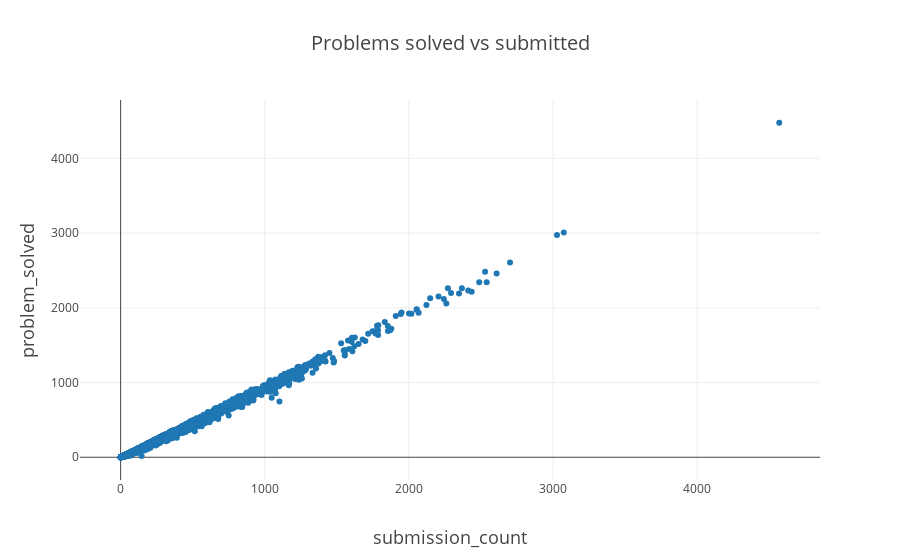

Notebook code for this chart:
### Markdown cell above
The submission_count and problem_solved features appear to have very similar distributions. We can create a scatter plot of the problem_solved against submission_count to see how they're correlated.

### Code cell
trace = go.Scatter(
            x=users.submission_count,
            y=users.problem_solved,
            mode='markers')

layout = go.Layout(
            title='Problems solved vs submitted',
            titlefont = dict(size=20),
            xaxis=dict(
                title='submission_count',
                titlefont=dict(
                    size=18
                )
            ),
            yaxis=dict(
                title='problem_solved',
                titlefont=dict(
                    size=18
                )
            )
        )

fig = go.Figure(data=[trace], layout=layout)

iplot(fig, filename='problem_solved vs submission_count')

### Figure 1 — Plotly figure (JSON) as saved in the notebook; plotly's stock layout.template omitted (floating-point values rounded to 4 significant figures; data arrays with more than 128 entries replaced by an {"elided": "..."} marker saying what was removed)
{"data": [{"mode": "markers", "type": "scatter", "uid": "3cd5ef64-5f2b-11e9-846d-e442a6f8adc3", "x": {"elided": "3571 int values"}, "y": {"elided": "3571 int values"}}], "layout": {"title": "Problems solved vs submitted", "titlefont": {"size": 20}, "xaxis": {"title": "submission_count", "titlefont": {"size": 18}}, "yaxis": {"title": "problem_solved", "titlefont": {"size": 18}}}}
